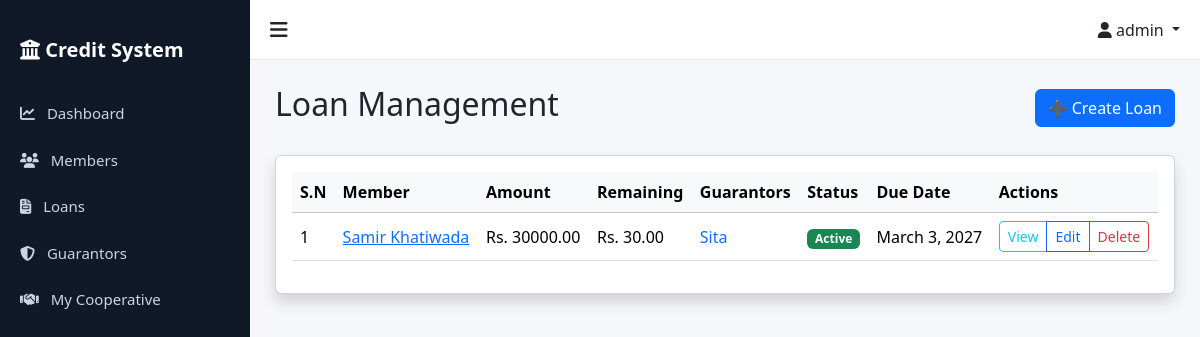
Before: /loans/ (signed in) with the older database file.
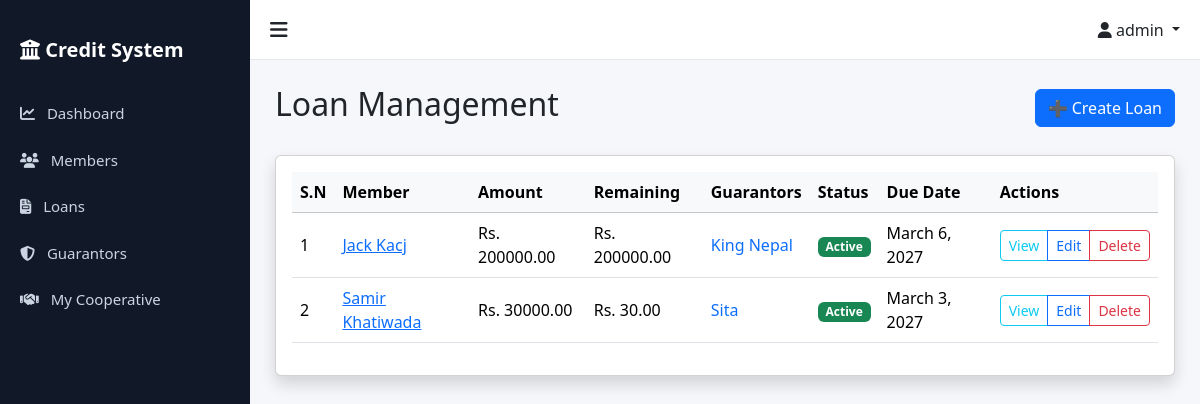
After: the same page with the newer database file.
### accounts/models.py (models this page shows, shortened)
class User(AbstractUser):
    ROLE_CHOICES = (
        ('superadmin', 'Super Admin'),
        ('admin', 'Admin'),
        ('staff', 'Staff'),
    )
    role = models.CharField(max_length=20, choices=ROLE_CHOICES, default='staff')
    cooperative = models.ForeignKey(
        'cooperatives.Cooperative',
        on_delete=models.SET_NULL,
        null=True,
        blank=True,
        related_name='users',
        help_text="Null for Super Admin users"
    )
    class Meta:
        ordering = ['-date_joined']
        indexes = [
            models.Index(fields=['role']),
            models.Index(fields=['cooperative']),
        ]
    def is_superadmin(self):
        return self.role == 'superadmin'
    def is_admin(self):
        return self.role == 'admin'
    def is_staff_user(self):
        return self.role == 'staff'

### loans/models.py (models this page shows, shortened)
class Loan(models.Model):
    STATUS_CHOICES = [
        ('Active', 'Active'),
        ('Cleared', 'Cleared'),
        ('Overdue', 'Overdue'),
    ]
    loan_id = models.AutoField(primary_key=True)
    member = models.ForeignKey(
        Member,
        on_delete=models.CASCADE,
        related_name="loans"
    )
    cooperative = models.ForeignKey(
        Cooperative,
        on_delete=models.CASCADE,
        related_name="loans"
    )
    loan_amount = models.DecimalField(max_digits=12, decimal_places=2)
    interest_rate = models.DecimalField(
        max_digits=5,
        decimal_places=2,
        help_text="Interest rate in %"
    )
    loan_date = models.DateField()
    due_date = models.DateField()
    status = models.CharField(
        max_length=10,
        choices=STATUS_CHOICES,
        default="Active"
    )
    remaining_balance = models.DecimalField(
        max_digits=12,
        decimal_places=2,
        blank=True
    )
    created_by = models.ForeignKey(
        settings.AUTH_USER_MODEL,
        on_delete=models.SET_NULL,
        null=True
    )
    created_at = models.DateTimeField(auto_now_add=True)

class Guarantor(models.Model):
    STATUS_CHOICES = [
        ('Active', 'Active'),
        ('Released', 'Released'),
    ]
    name = models.CharField(max_length=255)
    citizenship_number = models.CharField(max_length=50)
    loan = models.ForeignKey(Loan, on_delete=models.CASCADE, related_name="guarantors")
    member = models.ForeignKey(Member, on_delete=models.SET_NULL, null=True, blank=True, related_name="guaranteed_loans", help_text="Optional: If guarantor is also a member")
    contact_number = models.CharField(max_length=15)
    status = models.CharField(max_length=10, choices=STATUS_CHOICES, default='Active')

### members/models.py (models this page shows, shortened)
class Member(models.Model):
    full_name = models.CharField(max_length=255)
    citizenship_number = models.CharField(max_length=50, unique=True)
    unique_system_id = models.CharField(max_length=20, unique=True, editable=False)
    address = models.TextField()
    phone = models.CharField(max_length=20)
    blacklist_status = models.BooleanField(default=False)
    cooperative = models.ForeignKey(
        'cooperatives.Cooperative',
        on_delete=models.CASCADE,
        related_name='members'
    )
    created_at = models.DateTimeField(auto_now_add=True)
    updated_at = models.DateTimeField(auto_now=True)
    class Meta:
        ordering = ['-created_at']
        indexes = [
            models.Index(fields=['citizenship_number']),
            models.Index(fields=['unique_system_id']),
            models.Index(fields=['blacklist_status']),
        ]

### loans/views.py (the view)
# urls.py: path('', LoanListView.as_view(), name='loan_list'),
class LoanListView(StaffOrAdminMixin, CooperativeAccessMixin, LoginRequiredMixin, ListView):
    model = Loan
    template_name = 'loans/loan_list.html'
    context_object_name = 'loans'
    paginate_by = 10
    ordering = ['-loan_date']
    def get_queryset(self):
        qs = super().get_queryset()
        if not self.request.user.is_superadmin():
            qs = qs.filter(cooperative=self.request.user.cooperative)
        return qs

### accounts/permissions.py (called while the page is built)
    def test_func(self):
        return self.request.user.is_authenticated and (
            self.request.user.is_staff_user() or
            self.request.user.is_admin() or
            self.request.user.is_superadmin()
        )

    def get_queryset(self):
        queryset = super().get_queryset()
        if self.request.user.is_superadmin():
            return queryset
        if self.request.user.cooperative:
            from cooperatives.models import Cooperative
            if queryset.model == Cooperative:
                return queryset.filter(pk=self.request.user.cooperative.pk)
            return queryset.filter(cooperative=self.request.user.cooperative)
        return queryset.none()

    def get_context_data(self, **kwargs):
        context = super().get_context_data(**kwargs)
        if not self.request.user.is_superadmin() and self.request.user.cooperative:
            context['user_cooperative'] = self.request.user.cooperative
        return context

### templates/loans/loan_list.html (shortened to what this page needs)
{% extends "base.html" %}
{% block content %}
<div class="d-flex justify-content-between align-items-center mb-4">
    <h2>Loan Management</h2>
    <a href="{% url 'loans:create_loan' %}" class="btn btn-primary">➕ Create Loan</a>
</div>
<div class="card shadow">
    <div class="card-body">
        <div class="table-responsive">
            <table class="table table-hover align-middle">
                <thead class="table-light">
                    <tr>
                        <th>S.N</th>
                        <th>Member</th>
                        <th>Amount</th>
                        <th>Remaining</th>
                        <th>Guarantors</th>
                        <th>Status</th>
                        <th>Due Date</th>
                        <th>Actions</th>
                    </tr>
                </thead>
                <tbody>
                    {% for loan in loans %}
                    <tr>
                        <td>{{ forloop.counter }}</td>
                        <td><a href="{% url 'loans:loan_detail' loan.loan_id %}">{{loan.member.full_name }}</a></td>
                        <td>Rs. {{ loan.loan_amount }}</td>
                        <td>Rs. {{ loan.remaining_balance }}</td>
                        <td>
                            {% for guarantor in loan.guarantors.all %}
                            <a href="{% url 'loans:guarantor_detail' guarantor.pk %}" class="text-decoration-none">
                                {{ guarantor.name }}
                            </a>{% if not forloop.last %}, {% endif %}
                            {% empty %}
                            <span class="text-muted">-</span>
                            {% endfor %}
                        </td>
                        <td>
                            {% if loan.status == "Active" %}
                            <span class="badge bg-success">Active</span>
                            {% elif loan.status == "Overdue" %}
                            <span class="badge bg-danger">Overdue</span>
                            {% else %}
                            <span class="badge bg-secondary">{{ loan.status }}</span>
                            {% endif %}
                        </td>
                        <td>{{ loan.due_date }}</td>
                        <td>
                            <div class="btn-group btn-group-sm">
                                <a href="{% url 'loans:loan_detail' loan.loan_id %}"
                                    class="btn btn-outline-info">View</a>
                                <a href="{% url 'loans:update_loan' loan.loan_id %}"
                                    class="btn btn-outline-primary">Edit</a>
                                {% if user.is_superadmin or user.is_admin %}
                                <a href="{% url 'loans:delete_loan' loan.loan_id %}"
                                    class="btn btn-outline-danger">Delete</a>
                                {% endif %}
                            </div>
                        </td>
                    </tr>
                    {% empty %}
                    <tr>
                        <td colspan="8" class="text-center py-4">No loans available</td>
                    </tr>
                    {% endfor %}
                </tbody>
            </table>
        </div>
    </div>
</div>
{% endblock %}

### templates/base.html (shortened to what this page needs)
{% load static %}
<!DOCTYPE html>
<html lang="en">
<head>
    <link href="https://cdn.jsdelivr.net/npm/bootstrap@5.3.2/dist/css/bootstrap.min.css" rel="stylesheet">
    <link rel="stylesheet" href="https://cdnjs.cloudflare.com/ajax/libs/font-awesome/6.5.0/css/all.min.css">
</head>
<body>
    <div id="sidebar" class="sidebar">
        <div class="sidebar-brand">
            <i class="fa-solid fa-building-columns"></i> Credit System
        </div>
        {% if user.is_authenticated %}
        <a href="{% url 'accounts:dashboard' %}">
            <i class="fa-solid fa-chart-line me-2"></i> Dashboard
        </a>
        <a href="{% url 'members:member_list' %}">
            <i class="fa-solid fa-users me-2"></i> Members
        </a>
        <a href="{% url 'loans:loan_list' %}">
            <i class="fa-solid fa-file-invoice me-2"></i> Loans
        </a>
        <a href="{% url 'loans:guarantor_list' %}">
            <i class="fa-solid fa-shield-halved me-2"></i> Guarantors
        </a>
        {% if user.is_superadmin %} <a href="{% url 'cooperatives:list' %}"> <i class="fa-solid fa-building me-2"></i>
            Cooperatives </a>
        {% elif user.cooperative %} <a href="{% url 'cooperatives:detail' user.cooperative.pk %}"> <i
                class="fa-solid fa-handshake me-2"></i> My Cooperative </a>
        {% endif %}
        {% endif %}
    </div>
    <div id="mainContent" class="main-content">
        <div class="topbar">
            <div class="toggle-btn" onclick="toggleSidebar()">
                <i class="fa-solid fa-bars"></i>
            </div>
            <div>
                {% if user.is_authenticated %}
                <div class="dropdown">
                    <a class="dropdown-toggle text-dark text-decoration-none" href="#" role="button"
                        data-bs-toggle="dropdown">
                        <i class="fa-solid fa-user"></i>
                        {{ user.username }}
                    </a>
                </div>
                {% else %}
                <a href="{% url 'accounts:login' %}" class="btn btn-primary btn-sm">
                    Login
                </a>
                {% endif %}
            </div>
        </div>
        <div class="page-content">
            {% block content %}
            {% endblock %}
        </div>
    </div>
</body>
</html>

### templates/base.html (style rules this page uses)
body { overflow-x: hidden; background: #f5f7fb; }
.sidebar { height: 100vh; width: 250px; position: fixed; top: 0; left: 0; background: #111827; padding-top: 20px; transition: all 0.3s; }
.sidebar a { color: #cbd5e1; padding: 12px 20px; display: block; text-decoration: none; font-size: 15px; }
.sidebar-brand { color: #fff; font-size: 20px; font-weight: 600; padding: 15px 20px; margin-bottom: 10px; }
.main-content { margin-left: 250px; transition: all 0.3s; }
.topbar { height: 60px; background: #fff; border-bottom: 1px solid #e5e7eb; display: flex; align-items: center; justify-content: space-between; padding: 0 20px; }
.toggle-btn { font-size: 20px; cursor: pointer; }
.page-content { padding: 25px; }

Changed rows visible on the page:
added Loan: member.full_name "Jack Kacj", loan_amount "200000.00", remaining_balance "200000.00", status "Active", due_date "March 6, 2027"
added Guarantor: name "King Nepal", shown under "Jack Kacj"
